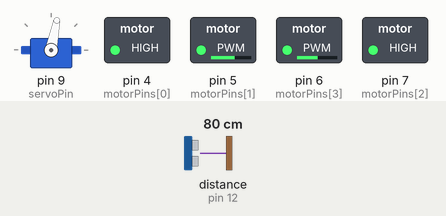
Recording of a sketch running on a simulated Arduino Uno, built with avr-gcc and run on an emulated ATmega328P. Parts: servo, switched loads named in the sketch (green lamp = pin HIGH). Wiring (inferred from the names in the program): ultrasonic range finder: trigger pin 12; echo pin 12. The test bench sets the inputs (shaded band); at power-on: distance to the obstacle (sensor on pin 12) 80 cm. The echo pulse lasts 58.3 µs per cm.

Above: at 2.0 s.
2.1 s: distance to the obstacle (sensor on pin 12) set to 37 cm
5.5 s: distance to the obstacle (sensor on pin 12) set to 30 cm
At 6.6 s:
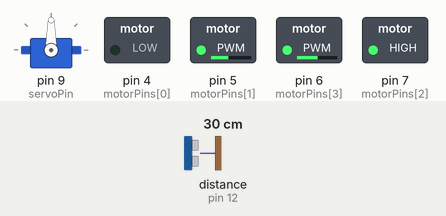
8.9 s: distance to the obstacle (sensor on pin 12) set to 35 cm
At 9.36 s:
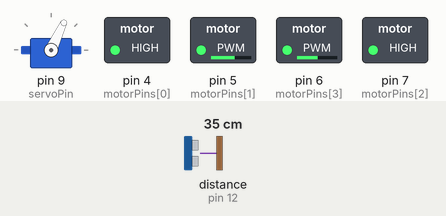
12.3 s: distance to the obstacle (sensor on pin 12) set to 2 cm
At 12.53 s:
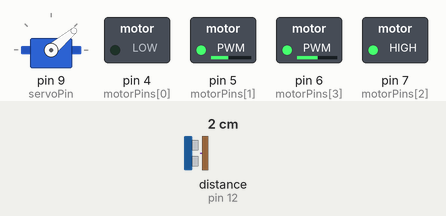
Timing chart, 0 to 16.7 s (numbered marks = the images above; inputs shaded):
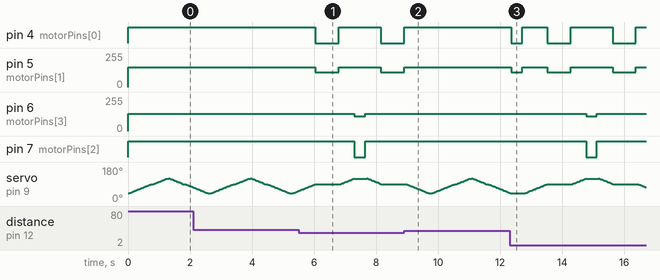

The sketch:

AutomatedRobot.pde
```cpp
#include <Servo.h>

Servo myservo;

const int pingPin = 12;
int motorPins[] = {4,5,7,6}; // Motor Pins
int servoPin = 9;
int pos = 0;
const int range = 12;

long inoutPing(long);
void moveRight();
void moveLeft();
void turnAround();
void moveForward();


void setup()
{
  Serial.begin(9600);
  myservo.attach(servoPin);
  for (int i; i <= 3; i++)
  {
    pinMode(motorPins[i], OUTPUT);
    digitalWrite(motorPins[i], LOW);
  }
}


void loop()
{
  long inches;

  moveForward();

  for(pos = 40; pos < 120; pos += 1)
  {
    myservo.write(pos);
    if(pos == 90)
    {

      inches = inoutPing();

      if (inches <= range)
      {
        turnAround();
        moveForward();
      }
      else
      {
        moveForward();
      }
      delay(50);
    }
    delay(15);
  }

  inches = inoutPing();

  if (inches <= range)
  {
    moveRight();
    moveForward();
  }
  else
  {
    moveForward();
  }

  delay(50);

  for(pos = 120; pos >= 40; pos-=1)
  {
    myservo.write(pos);
    if(pos == 90)
    {

      inches = inoutPing();

      if (inches <= range)
      {
        turnAround();
        moveForward();
      }
      else
      {
        moveForward();
      }
      delay(50);
    }
    delay(15);
  }

  inches = inoutPing();

  if (inches <= range)
  {
    moveLeft();
    moveForward();
  }
  else
  {
    moveForward();
  }

  delay(50);
}

long inoutPing()
{
  long time, distance;
  pinMode(pingPin, OUTPUT);
  digitalWrite(pingPin, LOW);
  delayMicroseconds(2);
  digitalWrite(pingPin, HIGH);
  delayMicroseconds(5);
  digitalWrite(pingPin, LOW);

  pinMode(pingPin, INPUT);
  time = pulseIn(pingPin, HIGH);

  distance = time / 74 / 2;

  return distance;
}

void moveRight()
{
  digitalWrite(motorPins[2], LOW);
  analogWrite(motorPins[3], 110);
  delay(350);
}

void moveLeft()
{
  digitalWrite(motorPins[0], LOW);
  analogWrite(motorPins[1], 110);
  delay(350);
}

void turnAround()
{
  digitalWrite(motorPins[0], LOW);
  analogWrite(motorPins[1], 110);
  delay(750);
}

void moveForward()
{
  digitalWrite(motorPins[0], HIGH);
  analogWrite(motorPins[1], 150);
  digitalWrite(motorPins[2], HIGH);
  analogWrite(motorPins[3], 130);
}
```

Measured:
- the behaviour switches between 34 and 33 cm on distance to the obstacle (sensor on pin 12) (found by bisection; images 0 and 1)
- after the input at 5.5 s, pin 4 (motorPins[0]): HIGH → LOW after 0.54 s, → HIGH 0.75 s later, → LOW 1.4 s later; pin 5 (motorPins[1]): 150/255 → 110/255 after 0.54 s, → 150/255 0.75 s later, → 110/255 1.4 s later
- after the input at 8.9 s, pin 4 (motorPins[0]): goes on until 8.9 s, then stays HIGH; pin 5 (motorPins[1]): goes on until 8.9 s, then stays 150/255; pin 6 (motorPins[3]): stays 130/255 (without the input it goes to 110/255 after 3.2 s); pin 7 (motorPins[2]): stays HIGH (without the input it goes to LOW after 3.2 s)
- after the input at 12.3 s, pin 4 (motorPins[0]): goes LOW 0.35 s, HIGH 0.80 s, LOW 0.75 s, HIGH 1.4 s, LOW 0.75 s, then HIGH, starting after 0.06 s; pin 5 (motorPins[1]): goes 110/255 0.35 s, 150/255 0.80 s, 110/255 0.75 s, 150/255 1.4 s, 110/255 0.75 s, then 150/255, starting after 0.06 s
